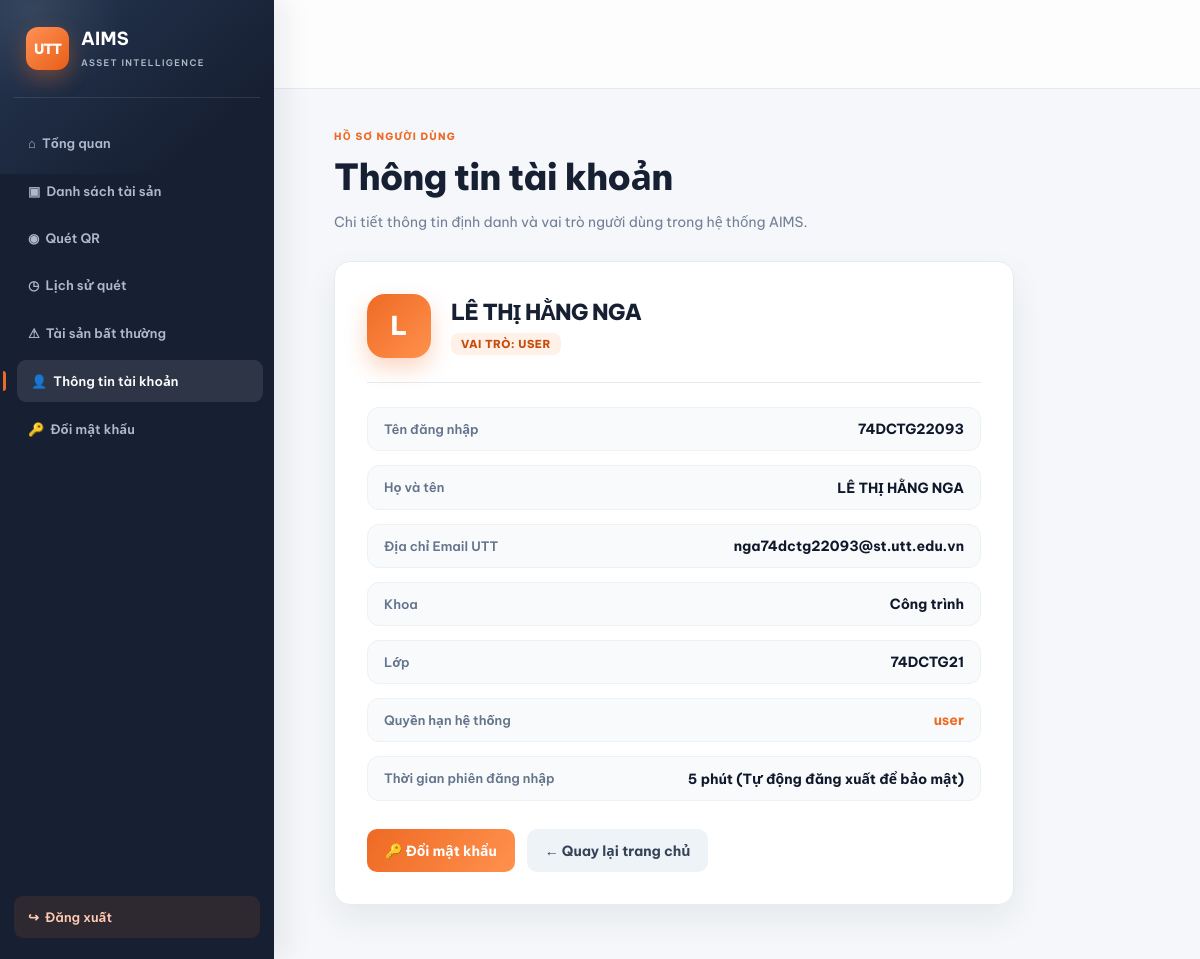
/profile (signed in), run on the app's committed database.
### tables this page shows
CREATE TABLE users (
        username TEXT PRIMARY KEY,
        password TEXT NOT NULL,
        full_name TEXT NOT NULL,
        email TEXT NOT NULL,
        department TEXT DEFAULT 'Công trình',
        classroom TEXT DEFAULT '',
        role TEXT NOT NULL DEFAULT 'user',
        created_at TEXT
    );

### app.py (the view)
        def decorated(*args, **kwargs):
            if "username" not in session:
                return redirect("/login")
            if session.get("role") not in roles:
                return render_template("no_permission.html"), 403
            return func(*args, **kwargs)

### app.py (called while the page is built)
def get_db():
    conn = sqlite3.connect(DB_PATH)
    conn.row_factory = sqlite3.Row
    return conn

@app.before_request
def expire_login_session():
    if "username" not in session:
        return None
    if (session.get("role") or "").strip().lower() != "user":
        return None
    login_at = session.get("login_at")
    if not isinstance(login_at, (int, float)) or (time.time() - login_at >= 5 * 60):
        session.clear()
        if request.endpoint == "api_asset":
            return {"status": "error", "message": "Phiên đăng nhập đã hết hạn sau 5 phút."}, 401
        return redirect(url_for("login", next=request.path))
    return None

def require_role(roles):
    def wrapper(func):
        def decorated(*args, **kwargs):
            if "username" not in session:
                return redirect("/login")
            if session.get("role") not in roles:
                return render_template("no_permission.html"), 403
            return func(*args, **kwargs)
        decorated.__name__ = func.__name__
        return decorated
    return wrapper

def get_user_by_username(username):
    if not username:
        return None
    with get_db() as conn:
        row = conn.execute("SELECT * FROM users WHERE username = ?", (username.strip(),)).fetchone()
        return dict(row) if row else None

@app.route("/profile")
@require_role(["admin", "manager", "user"])
def profile():
    user = get_user_by_username(session.get("username"))
    return render_template("profile.html", user=user)

### templates/profile.html (shortened to what this page needs)
<!DOCTYPE html>
<html lang="vi">
<head>
  <link rel="stylesheet" href="{{ url_for('static', filename='app.css') }}">
</head>
<body>
<div class="app-shell">
<aside class="sidebar">
  <div class="brand">
    <span class="brand-mark">UTT</span>
    <span class="brand-copy"><strong>AIMS</strong><small>ASSET INTELLIGENCE</small></span>
  </div>
  <a href="/">⌂ &nbsp;Tổng quan</a>
  <a href="/assets">▣ &nbsp;Danh sách tài sản</a>
  <a href="/scan">◉ &nbsp;Quét QR</a>
  <a href="/history">◷ &nbsp;Lịch sử quét</a>
  <a href="/abnormal">⚠ &nbsp;Tài sản bất thường</a>
  <a class="active" href="/profile">👤 &nbsp;Thông tin tài khoản</a>
  <a href="/change-password">🔑 &nbsp;Đổi mật khẩu</a>
  <div class="logout"><a href="/logout">↪ &nbsp;Đăng xuất</a></div>
</aside>
<main class="content">
  <p class="page-eyebrow">Hồ sơ người dùng</p>
  <h1>Thông tin tài khoản</h1>
  <p class="subtitle">Chi tiết thông tin định danh và vai trò người dùng trong hệ thống AIMS.</p>
  <section class="card profile-card">
    <div class="profile-header">
      <div class="profile-avatar">
        {{ (user.full_name or session.username)[:1] | upper }}
      </div>
      <div class="profile-title">
        <h2>{{ user.full_name or session.username }}</h2>
        <span class="profile-badge">Vai trò: {{ user.role }}</span>
      </div>
    </div>
    <div class="profile-list">
      <div class="profile-item">
        <span class="label">Tên đăng nhập</span>
        <span class="value">{{ user.username }}</span>
      </div>
      <div class="profile-item">
        <span class="label">Họ và tên</span>
        <span class="value">{{ user.full_name }}</span>
      </div>
      <div class="profile-item">
        <span class="label">Địa chỉ Email UTT</span>
        <span class="value">{{ user.email }}</span>
      </div>
      <div class="profile-item">
        <span class="label">Khoa</span>
        <span class="value">{{ user.department }}</span>
      </div>
      {% if user.classroom %}
      <div class="profile-item">
        <span class="label">Lớp</span>
        <span class="value">{{ user.classroom }}</span>
      </div>
      {% endif %}
      <div class="profile-item">
        <span class="label">Quyền hạn hệ thống</span>
        <span class="value" style="color:var(--orange)">{{ user.role }}</span>
      </div>
      <div class="profile-item">
        <span class="label">Thời gian phiên đăng nhập</span>
        <span class="value">
          {% if user.role == 'user' %}
            5 phút (Tự động đăng xuất để bảo mật)
          {% else %}
            Không giới hạn thời gian
          {% endif %}
        </span>
      </div>
    </div>
    <div class="profile-actions">
      <a href="/change-password" class="btn primary">🔑 Đổi mật khẩu</a>
      <a href="/" class="btn secondary">← Quay lại trang chủ</a>
    </div>
  </section>
</main>
</div>
</body>
</html>

### static/app.css (style rules this page uses)
:root { --orange:#ee6a24;--orange-light:#fff0e8;--orange-dark:#c84d0d;--ink:#172033;--muted:#718096;--line:#e6ebf1;--paper:#fff;--surface:#f5f7fa;--navy:#172033;--success:#1f9d68;--danger:#e14b4b;--shadow:0 14px 34px rgba(31,43,62,.07) }
* { box-sizing:border-box }
body { margin:0;font-family:"Be Vietnam Pro","Segoe UI",Arial,sans-serif;color:var(--ink);background:var(--surface) }
a { transition:color .2s ease,background .2s ease,transform .2s ease,box-shadow .2s ease }
.app-shell { min-height:100vh }
.sidebar { width:274px;min-height:100vh;background:#172033;color:#fff;position:fixed;inset:0 auto 0 0;padding:27px 14px 18px;display:flex;flex-direction:column;box-shadow:10px 0 28px rgba(18,29,47,.08);z-index:5 }
.sidebar:before { content:"";position:absolute;inset:0 0 auto;height:174px;background:radial-gradient(circle at 12% 7%,rgba(255,255,255,.09),transparent 31%),linear-gradient(140deg,#243550,#172033 76%);pointer-events:none }
.brand { position:relative;display:flex;align-items:center;gap:12px;padding:0 12px 27px;border-bottom:1px solid rgba(255,255,255,.10);margin-bottom:21px }
.brand-mark { width:43px;height:43px;background:linear-gradient(135deg,#ff9155,#e85e16);border-radius:12px;display:grid;place-items:center;color:white;font-weight:800;font-size:14px;letter-spacing:-1px;box-shadow:0 8px 20px rgba(242,106,33,.35) }
.brand-copy strong { display:block;font-size:18px;letter-spacing:.2px }
.brand-copy small { color:#aeb9c9;font-size:9px;letter-spacing:1.35px;font-weight:600 }
.sidebar a { position:relative;color:#aebacc;text-decoration:none;border-radius:9px;padding:12px 14px;margin:3px 0;font-size:13px;font-weight:600;letter-spacing:.05px }
.sidebar a:hover,.sidebar a.active { color:#fff;background:rgba(255,255,255,.095);transform:translateX(3px) }
.sidebar a.active:before { content:"";position:absolute;left:-14px;top:11px;bottom:11px;width:3px;border-radius:0 3px 3px 0;background:var(--orange) }
.sidebar a[href="/logout"] { color:#ffcbb0;margin-top:auto;background:rgba(238,106,36,.10) }
.sidebar .logout { margin-top:auto }
.sidebar .logout a { display:block }
.content { margin-left:274px;padding:0 clamp(24px,5vw,74px) 54px;min-height:100vh }
.content:before { content:"";display:block;height:88px;margin:0 calc(clamp(24px,5vw,74px) * -1);background:rgba(255,255,255,.78);border-bottom:1px solid var(--line) }
.page-eyebrow { text-transform:uppercase;letter-spacing:1.25px;color:var(--orange);font-size:10px;font-weight:800;margin:40px 0 9px }
.content h1,.content h2 { margin:0;color:var(--ink);letter-spacing:-.7px }
.content h1 { font-size:clamp(29px,3vw,38px);font-weight:800 }
.content h2 { font-size:22px;font-weight:750 }
.subtitle { margin:9px 0 26px;color:var(--muted);font-size:14px;line-height:1.75 }
.card { background:var(--paper);border:1px solid var(--line);padding:30px;border-radius:16px;box-shadow:var(--shadow);animation:rise .45s ease both }
.btn,button { border:0;display:inline-flex;align-items:center;justify-content:center;gap:8px;padding:12px 18px;border-radius:10px;text-decoration:none;font:700 14px "Be Vietnam Pro","Segoe UI",sans-serif;cursor:pointer }
.primary,button,.btn-primary { background:linear-gradient(120deg,var(--orange),#ff914d);color:#fff }
.secondary { background:#eef3f8;color:#344257 }

### data on the page
users: full_name "L", full_name "LÊ THỊ HẰNG NGA", role "USER", username "74DCTG22093", email "nga74dctg22093@st.utt.edu.vn", department "Công trình", classroom "74DCTG21", role "user"
